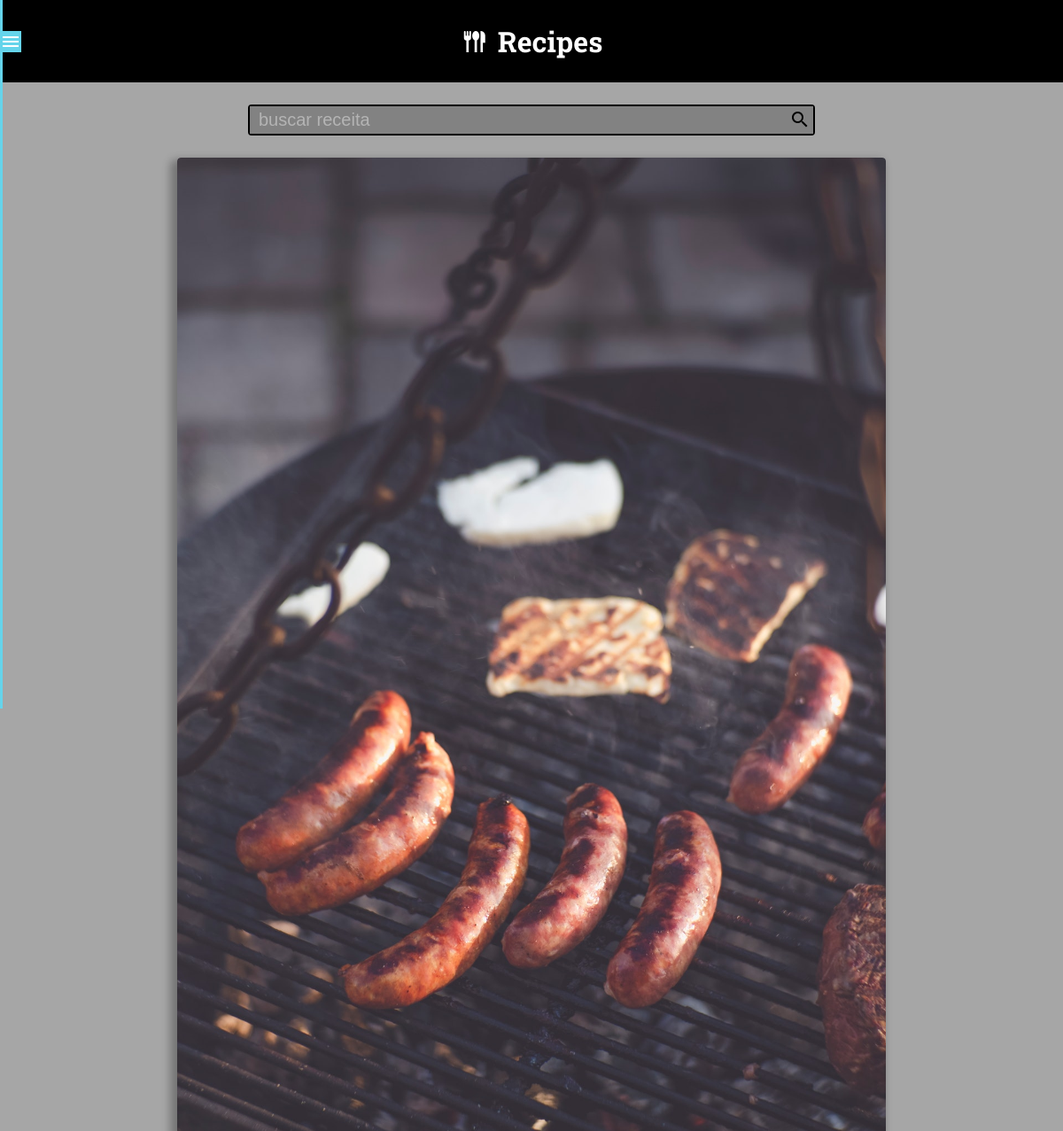
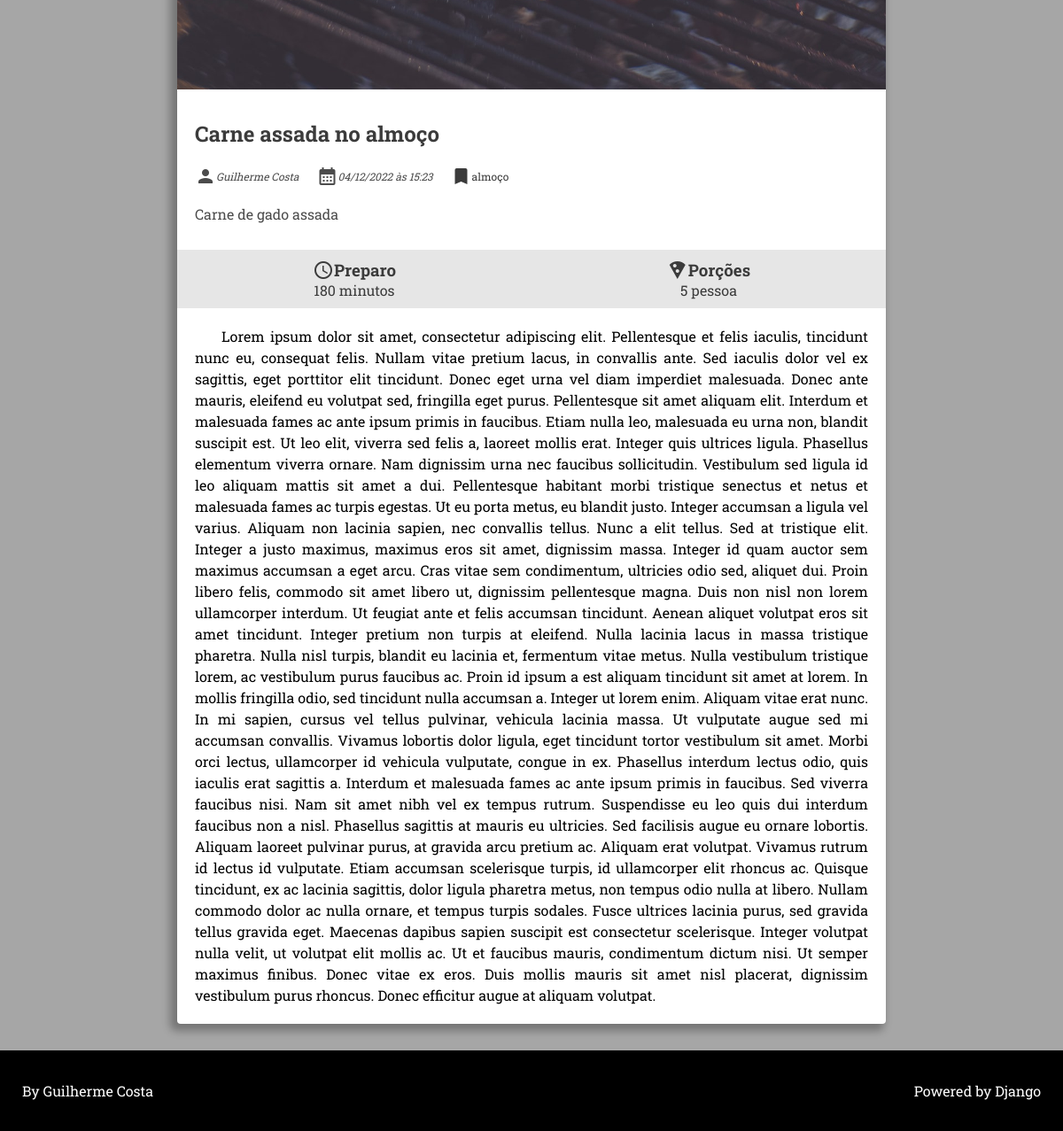
The app's page /recipe/32/ with its own data (2 pictures, top to bottom).
### recipes/models.py (models this page shows, shortened)
class Recipe(models.Model):
    title = models.CharField(max_length=65,)
    description = models.CharField(max_length=165,)
    slug = models.SlugField(max_length=65, unique=True)
    preparation_time = models.IntegerField()
    preparation_time_unit = models.CharField(max_length=165,)
    servings = models.IntegerField()
    servings_unit = models.CharField(max_length=65,)
    preparation_steps = models.TextField()
    preparation_steps_is_html = models.BooleanField(default=False)
    created_at = models.DateTimeField(auto_now_add=True)
    updated_at = models.DateTimeField(auto_now=True)
    is_published = models.BooleanField(default=False)
    cover = models.ImageField(upload_to='recipes/covers/%Y/%m/%d/',
                              blank=True,
                              default='',
                              )
    category = models.ForeignKey(Category,
                                 on_delete=models.SET_NULL,
                                 null=True,
                                 blank=True,
                                 default=None,
                                 )
    author = models.ForeignKey(User,
                               on_delete=models.SET_NULL,
                               null=True,
                               blank=True,
                               default=None,
                               )

class Category(models.Model):
    name = models.CharField(max_length=65,
                            verbose_name='Nome',
                            )

### recipes/views.py (the view)
# urls.py: path('recipe/<int:id>/', views.recipe, name='recipe'),
def recipe(request, id) -> render:
    recipe: list = get_object_or_404(Recipe,
                                     pk=id,
                                     is_published=True,
                                     )
    return render(request, 'recipes/pages/recipe-view.html', context={
        'recipe_details': True,
        'recipe_description': True,
        'title_recipe': f"{recipe.title}",
        'recipe': recipe,
    })

### recipes/templates/recipes/pages/recipe-view.html (shortened to what this page needs)
{% extends 'global/base.html' %}
{% block content %}
<div class="main-content main-content-list">
    {% include "recipes/partials/individual-recipe-view.html" %}
</div>
{% endblock content %}

### recipes/templates/recipes/partials/_details-recipe.html (shortened to what this page needs)
{% if recipe.cover %}
    <a href="{% url 'recipes:recipe' recipe.id %}">
        <img class="card-image" src="{{ recipe.cover.url }}" alt="temp image">
    </a>
{% endif %}
<section class="box-card-info">
    <a href="{% url 'recipes:recipe' recipe.id %}">
        <h2 class="card-title">{{ recipe.title }}</h2>
    </a>
    <div class="card-details">
        {% if recipe.author is not None %}
            <div>
                <span class="material-icons card-user-icon">person</span>
                {% if recipe.author.first_name %}
                    <span class="card-username">{{ recipe.author.first_name }} {{recipe.author.last_name}}</span>
                {% else %}
                    <span class="card-username">{{ recipe.author.username }}</span>
                {% endif %}
            </div>
        {% endif %}
        <div>
            <span class="material-icons card-calendar-icon">&#xebcc</span>
            <span class="card-date">{{ recipe.created_at|date:"d/m/Y" }} às {{ recipe.created_at|date:"H:i" }}</span>
        </div>
        {% if recipe.category.id %}
            <div>
                <a href="{% url 'recipes:category' recipe.category.id %}" class="flex-details">
                    <span class="material-icons">bookmark</span>
                    <span class="card-group">{{ recipe.category.name }}</span>
                </a>
            </div>
        {% endif %}
        <div class="prev-text-card">
            <p>{{ recipe.description }}</p>
        </div>
    </div>
</section>
<section class="box-card-preparation">
    <div class="card-time-preparation">
        <h3><span class="material-icons">&#xe8b5</span>Preparo</h3>
        <p>{{ recipe.preparation_time }} {{ recipe.preparation_time_unit }}</p>
    </div>
    <div class="card-portion">
        <h3><span class="material-icons">&#xe552</span>Porções</h3>
        <p>{{ recipe.servings }} {{ recipe.servings_unit }}</p>
    </div>
</section>
{% if recipe_description %}
    <div class="card-preparation-steps">
        {% if recipe.preparation_steps_is_html %}
            {{ recipe.preparation_steps|safe }}
        {% else %}
            {{ recipe.preparation_steps }}
        {% endif %}
    </div>
{% endif %}

### recipes/static/recipes/css/style.css (style rules this page uses)
:root { --default-font: 'Roboto Slab', serif; --bg-header-footer: black; --text-header-footer: white; --bg-menu: #65D4EB; --bg-content: #A6A6A6; --bg-input-search: #828282; --bg-card-details: #E6E6E6; --text-white: white; --text-card: #3b3b3b; --text-card-details: #4b4b4b; }
* { margin: 0; padding: 0; box-sizing: border-box; }
html { height: 100%; }
body { font-family: var(--default-font); background-color: var(--bg-content); height: 100%; display: flex; flex-direction: column; justify-content: space-between; }
.main-content { padding: 0 2%; display: flex; flex-flow: row wrap; justify-content: center; align-items: flex-start; gap: 20px; }
.card-preparation-steps { padding: 20px; line-height: 1.5; text-align: justify; text-indent: 30px; }
.card-image { width: 100%; }
.box-card-info { padding: 30px 20px; }
.box-card-info a { text-decoration: none; font-style: normal; color: var(--text-card); }
.card-title { padding-bottom: 20px; }
.card-details { font-size: 12px; font-style: italic; color: var(--text-card-details); display: flex; justify-content: flex-start; align-items: center; flex-flow: wrap; }
.card-details > .prev-text-card { width: 100%; margin-top: 20px; font-size: 16px; font-style: normal; }
.card-details > div { display: flex; align-items: center; margin-right: 20px; }
.flex-details { display: flex; align-items: center; }
.card-group { cursor: pointer; }
.box-card-preparation { display: flex; justify-content: space-around; align-items: center; flex-wrap: wrap; background-color: var(--bg-card-details); padding: 10px 0; }
.box-card-preparation div { text-align: center; color: var(--text-card); }
.box-card-preparation h3 { display: flex; align-items: center; }

### records on screen
Recipe: cover (picture), title "Carne assada no almoço", author.first_name "Guilherme", author.last_name "Costa", created_at "04/12/2022", created_at "15:23", category.name "almoço", description "Carne de gado assada", preparation_time "180", preparation_time_unit "minutos", servings "5", servings_unit "pessoa", preparation_steps "Lorem ipsum dolor sit amet, consectetur adipiscing elit. Pellentesque et felis iaculis, tincidunt nunc eu, consequat felis. Nullam vitae pretium lacus, in convallis ante. Sed iaculis dolor vel ex sagittis, eget porttitor elit tincidunt. Donec eget urna vel diam imperdiet malesuada. Donec ante mauris, eleifend eu volutpat sed, fringilla eget purus. Pellentesque sit amet aliquam elit. Interdum et malesuada fames ac ante ipsum primis in faucibus. Etiam nulla leo, malesuada eu urna non, blandit suscipit est. Ut leo elit, viverra sed felis a, laoreet mollis erat. Integer quis ultrices ligula. Phasellus elementum viverra ornare. Nam dignissim urna nec faucibus sollicitudin. Vestibulum sed ligula…"
